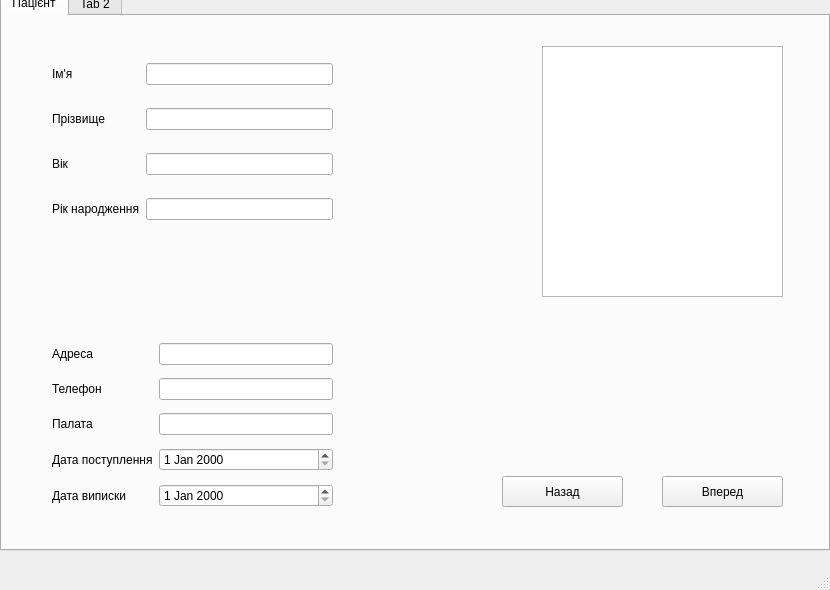
<?xml version="1.0" encoding="UTF-8"?>
<ui version="4.0">
 <class>MainWindow</class>
 <widget class="QMainWindow" name="MainWindow">
  <property name="geometry">
   <rect>
    <x>0</x>
    <y>0</y>
    <width>830</width>
    <height>590</height>
   </rect>
  </property>
  <property name="minimumSize">
   <size>
    <width>830</width>
    <height>590</height>
   </size>
  </property>
  <property name="maximumSize">
   <size>
    <width>830</width>
    <height>590</height>
   </size>
  </property>
  <property name="mouseTracking">
   <bool>false</bool>
  </property>
  <property name="windowTitle">
   <string>Hospitalqt</string>
  </property>
  <property name="toolButtonStyle">
   <enum>Qt::ToolButtonIconOnly</enum>
  </property>
  <property name="tabShape">
   <enum>QTabWidget::Rounded</enum>
  </property>
  <widget class="QWidget" name="centralwidget">
   <widget class="QTabWidget" name="tabWidget">
    <property name="geometry">
     <rect>
      <x>0</x>
      <y>-10</y>
      <width>830</width>
      <height>561</height>
     </rect>
    </property>
    <property name="minimumSize">
     <size>
      <width>830</width>
      <height>561</height>
     </size>
    </property>
    <property name="maximumSize">
     <size>
      <width>830</width>
      <height>561</height>
     </size>
    </property>
    <property name="currentIndex">
     <number>0</number>
    </property>
    <widget class="QWidget" name="tab">
     <attribute name="title">
      <string>Пацієнт</string>
     </attribute>
     <widget class="QWidget" name="gridLayoutWidget">
      <property name="geometry">
       <rect>
        <x>50</x>
        <y>30</y>
        <width>281</width>
        <height>191</height>
       </rect>
      </property>
      <layout class="QGridLayout" name="gridLayout">
       <item row="1" column="0">
        <widget class="QLabel" name="label_2">
         <property name="text">
          <string>Прізвище</string>
         </property>
        </widget>
       </item>
       <item row="0" column="0">
        <widget class="QLabel" name="label">
         <property name="text">
          <string>Ім'я</string>
         </property>
        </widget>
       </item>
       <item row="3" column="0">
        <widget class="QLabel" name="label_4">
         <property name="text">
          <string>Рік народження</string>
         </property>
        </widget>
       </item>
       <item row="2" column="0">
        <widget class="QLabel" name="label_3">
         <property name="text">
          <string>Вік</string>
         </property>
        </widget>
       </item>
       <item row="0" column="1">
        <widget class="QLineEdit" name="lineEditname"/>
       </item>
       <item row="1" column="1">
        <widget class="QLineEdit" name="linesurname"/>
       </item>
       <item row="2" column="1">
        <widget class="QLineEdit" name="lineage"/>
       </item>
       <item row="3" column="1">
        <widget class="QLineEdit" name="linebirth"/>
       </item>
      </layout>
     </widget>
     <widget class="QWidget" name="gridLayoutWidget_2">
      <property name="geometry">
       <rect>
        <x>50</x>
        <y>320</y>
        <width>281</width>
        <height>181</height>
       </rect>
      </property>
      <layout class="QGridLayout" name="gridLayout_2">
       <item row="0" column="1">
        <widget class="QLabel" name="label_5">
         <property name="text">
          <string>Адреса              </string>
         </property>
        </widget>
       </item>
       <item row="2" column="2">
        <widget class="QLineEdit" name="linechamber"/>
       </item>
       <item row="1" column="1">
        <widget class="QLabel" name="label_6">
         <property name="text">
          <string>Телефон</string>
         </property>
        </widget>
       </item>
       <item row="1" column="2">
        <widget class="QLineEdit" name="linephone"/>
       </item>
       <item row="3" column="1">
        <widget class="QLabel" name="label_8">
         <property name="text">
          <string>Дата поступлення</string>
         </property>
        </widget>
       </item>
       <item row="2" column="1">
        <widget class="QLabel" name="label_7">
         <property name="text">
          <string>Палата</string>
         </property>
        </widget>
       </item>
       <item row="0" column="2">
        <widget class="QLineEdit" name="lineadress"/>
       </item>
       <item row="4" column="1">
        <widget class="QLabel" name="label_9">
         <property name="text">
          <string>Дата виписки</string>
         </property>
        </widget>
       </item>
       <item row="3" column="2">
        <widget class="QDateEdit" name="dateEdit"/>
       </item>
       <item row="4" column="2">
        <widget class="QDateEdit" name="dateEdit_2"/>
       </item>
      </layout>
     </widget>
     <widget class="QGraphicsView" name="graphicsView">
      <property name="geometry">
       <rect>
        <x>540</x>
        <y>30</y>
        <width>241</width>
        <height>251</height>
       </rect>
      </property>
     </widget>
     <widget class="QPushButton" name="pushButtonprevious">
      <property name="geometry">
       <rect>
        <x>500</x>
        <y>460</y>
        <width>121</width>
        <height>31</height>
       </rect>
      </property>
      <property name="text">
       <string>Назад</string>
      </property>
     </widget>
     <widget class="QPushButton" name="pushButtonnext">
      <property name="geometry">
       <rect>
        <x>660</x>
        <y>460</y>
        <width>121</width>
        <height>31</height>
       </rect>
      </property>
      <property name="text">
       <string>Вперед</string>
      </property>
     </widget>
    </widget>
    <widget class="QWidget" name="tab_2">
     <attribute name="title">
      <string>Tab 2</string>
     </attribute>
    </widget>
   </widget>
  </widget>
  <widget class="QMenuBar" name="menubar">
   <property name="geometry">
    <rect>
     <x>0</x>
     <y>0</y>
     <width>830</width>
     <height>21</height>
    </rect>
   </property>
  </widget>
  <widget class="QStatusBar" name="statusbar">
   <property name="enabled">
    <bool>true</bool>
   </property>
  </widget>
 </widget>
 <resources/>
 <connections/>
</ui>
